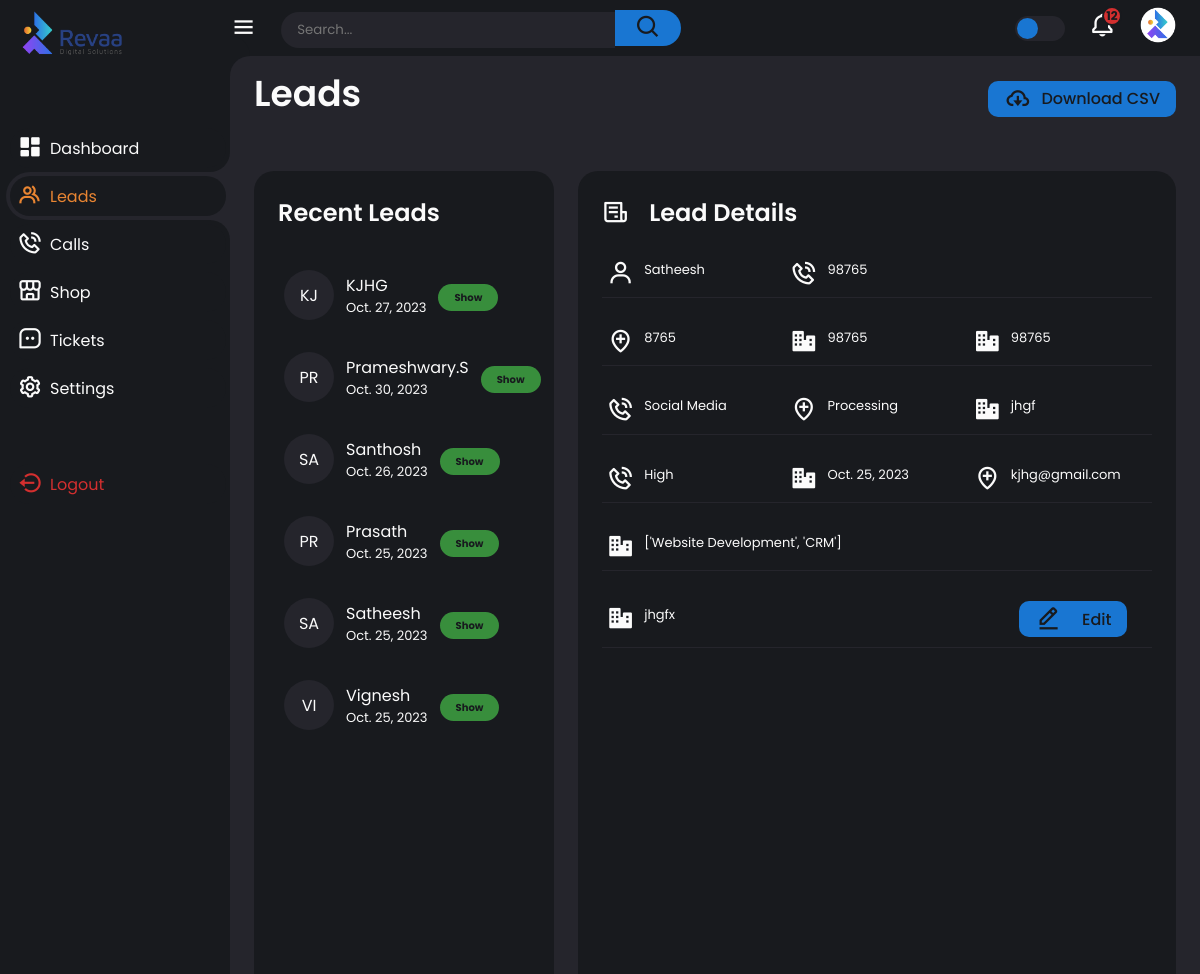
Page /leads/2/ on the committed database.
### REVAA_RDS_APP/models.py (models this page shows, shortened)
class Leads(models.Model):
    Name = models.CharField(max_length=20)
    Mobile_Number = models.IntegerField()
    Business_Name = models.CharField(max_length=50)
    Business_Type = models.CharField(max_length=50)
    Location = models.CharField(max_length=50)
    Budget = models.CharField(max_length=50)
    Follow_up_date = models.DateField()
    Priority = models.CharField(max_length=30)
    Status = models.CharField(max_length=30)
    Email = models.CharField(max_length=50)
    Source = models.CharField(max_length=50)
    Services = models.TextField(max_length=200)
    Remark = models.TextField(max_length=500)
    Created_date = models.DateField()

### REVAA_RDS_APP/views.py (the view)
# urls.py: path('leads/<int:lead_id>/', views.lead_detail, name='lead_detail'),
def lead_detail(request, lead_id):
    Leadss = "active"
    All_leads = Leads.objects.all()[::-1]
    leaddtails = Leads.objects.get(id = lead_id)
    leadheding = "Lead Details"
    hidden = "container-hidden"
    lead = get_object_or_404(Leads, pk=lead_id)
    context = {'lead': lead,'leads':All_leads,'leaddtails':leaddtails,'leadheding':leadheding,'hidden':hidden,'Leads':Leadss}
    return render(request, 'leads.html', context)

### templates/leads.html (shortened to what this page needs)
{% extends 'main.html' %}
{% block content %}
    {% include 'inc/sidebar.html' %}
    <div class="content">
        {% include 'inc/navbar.html' %}
        <main>
            <div class="header">
                <div class="left lead-and-csv">
                    <a href="/leads"><h1>Leads</h1></a>
                    <a href="{% url 'download' %}" class="report" id="report">
                        <i class='bx bx-cloud-download'></i>
                        <span>Download CSV</span>
                    </a>
                </div>
                <div class="bottom-data">
                    <div class="orders leads-container">
                        <div class="header header-leads">
                            <div>
                                <h3>Recent Leads</h3>
                            </div>
                        </div>
                        <table>
                            <tbody>
                                {% for lead in leads %}
                                <tr>
                                    <td>
                                        <p class="leads-first-name">{{ lead.Name|slice:":2"|upper }}</p>
                                        <div class="leads-name">
                                            <p>{{ lead.Name }}</p>
                                            <p class="dateonly">{{ lead.Created_date}}</p>
                                        </div>
                                        <a href="{% url 'lead_detail' lead.id %}"><span class="status Completed details">Show</span></a>
                                    </td>
                                </tr>
                                {% endfor %}
                            </tbody>
                        </table>
                    </div>
                    <div class="orders" id="last-lead-container">
                        <div class="header header-leads">
                            <div style="display: flex; align-items: center; justify-content: space-between;">
                                <i class='bx bx-receipt'></i>
                                <h3 style="margin-left: 20px;">{{leadheding}}</h3>
                            </div>
                        </div>
                        <div class="impormation-container" style="justify-content: flex-start;">
                            <div class="impormation">
                                <i class='bx bx-user' ></i><p>
                                    {{leaddtails.Name}}
                            </div>
                            <div class="impormation">
                                <i class='bx bx-phone-call'></i><p>
                                    {{ leaddtails.Mobile_Number}}
                                </p>
                            </div>
                        </div>
                        <div class="impormation-container">
                            <div class="impormation">
                                <i class='bx bx-location-plus' ></i><p>
                                    {{ leaddtails.Location}}
                                </p>
                            </div>
                            <div class="impormation">
                                <i class='bx bxs-business' ></i><p>
                                    {{ leaddtails.Business_Name}}
                                </p>
                            </div>
                            <div class="impormation">
                                <i class='bx bxs-business' ></i><p>
                                    {{ leaddtails.Business_Type }}
                                </p>
                            </div>
                        </div>
                        <div class="impormation-container">
                            <div class="impormation">
                            <i class='bx bx-phone-call'></i><p>
                                {{  leaddtails.Source }}
                            </p>
                            </div>
                            <div class="impormation">
                                <i class='bx bx-location-plus' ></i><p>
                                    {{ leaddtails.Status }}
                                </p>
                            </div>
                            <div class="impormation">
                                <i class='bx bxs-business' ></i><p>
                                    {{ leaddtails.Budget }}
                                </p>
                            </div>
                        </div>
                        <div class="impormation-container">
                            <div class="impormation">
                                <i class='bx bx-phone-call'></i><p class="services">
                                    {{ leaddtails.Priority }}
                                </p>
                            </div>
                            <div class="impormation">
                                <i class='bx bxs-business' ></i><p>
                                    {{leaddtails.Follow_up_date}}
                                </p>
                            </div>
                            <div class="impormation">
                                <i class='bx bx-location-plus' ></i><p>
                                    {{leaddtails.Email}}
                                </p>
                            </div>
                        </div>
                        <div class="impormation-container">
                            <div class="remark">
                                <i class='bx bxs-business' ></i><p>
                                    {{leaddtails.Services}}
                            </div>
                        </div>
                        <div class="impormation-container">
                            <div class="remark">
                                <i class='bx bxs-business' ></i>
                                <p>
                                    {{leaddtails.Remark}}
                                </p>
                            </div>
                            <div class="impormation">
                                <a href="#" class="report" id="report">
                                    <i class='bx bx-edit-alt'></i>
                                    <span>Edit</span>
                                </a>
                            </div>
                        </div>
                    </div>
                </div>
            </div>
        </main>
    </div>
{% endblock %}

### static/css/style.css (style rules this page uses)
:root { --light: #f6f6f9; --primary: #1976D2; --light-primary: #CFE8FF; --grey: #eee; --dark-grey: #aaa; --dark: #363949; --danger: #D32F2F; --light-danger: #FECDD3; --warning: #FBC02D; --light-warning: #FFF2C6; --success: #388E3C; --light-success: #BBF7D0; --lcon-colour: #E98532; }
* { margin: 0; padding: 0; box-sizing: border-box; font-family: 'Poppins', sans-serif; }
.bx { font-size: 1.7rem; }
a { text-decoration: none; }
html { overflow-x: hidden; }
body.dark { --light: #181a1e; --grey: #25252c; --dark: #fbfbfb }
body { background: var(--grey); overflow-x: hidden; }
.content { position: relative; width: calc(100% - 230px); left: 230px; transition: all 0.3s ease; }
.content main { width: 100%; padding: 10px 24px; max-height: calc(100vh - 56px); }
.content main .header { display: flex; align-items: center; justify-content: space-between; grid-gap: 16px; flex-wrap: wrap; }
.content main .header .left h1 { font-size: 36px; font-weight: 600; margin-bottom: 10px; color: var(--dark); }
.content main .header .report, .impormation a { height: 36px; padding: 0 16px; border-radius: 10px; background: var(--primary); color: var(--light); display: flex; align-items: center; justify-content: center; grid-gap: 10px; font-weight: 500; }
.content main .bottom-data { display: flex; flex-wrap: wrap; grid-gap: 24px; margin-top: 24px; width: 100%; color: var(--dark); }
.content main .bottom-data>div { border-radius: 20px; background: var(--light); padding: 24px; overflow-x: auto; }
.content main .bottom-data .header { display: flex; align-items: center; grid-gap: 16px; margin-bottom: 24px; }
.content main .bottom-data .header h3 { margin-right: auto; font-size: 24px; font-weight: 600; }
.content main .bottom-data .header .bx { cursor: pointer; }
.content main .bottom-data .orders { flex-grow: 1; }
.content main .bottom-data .orders table { width: 100%; border-collapse: collapse; }
.content main .bottom-data .orders table td { padding: 16px 0; }
.content main .bottom-data .orders table tr td:first-child { display: flex; align-items: center; grid-gap: 12px; padding-left: 6px; }
.content main .bottom-data .orders table tbody tr { cursor: pointer; transition: all 0.3s ease; }
.content main .bottom-data .orders table tr td .status { font-size: 10px; padding: 6px 16px; color: var(--light); border-radius: 20px; font-weight: 700; }
.content main .bottom-data .orders table tr td .status.Completed { background: var(--success); }
.lead-and-csv { width: 100%; display: flex; align-items: center; justify-content: space-between; }
.leads-container { height: 85vh; flex-basis: 300px !important; flex-grow:0 !important; }
.leads-first-name { background-color: var(--grey); padding: 25px; width: 40px; height: 40px; border-radius: 50px; display: flex; align-items: center; justify-content: center; }
.dateonly { font-size: small; }
.impormation,.remark { display: flex; width: 33.3333%; padding-left: 5px; overflow-x: hidden; }
.remark { width: 100%; }
.impormation p,.remark p { font-size: small; }
.impormation i,.remark i { margin-right: 10px; }
.impormation-container { display: flex; align-items: center; justify-content: space-between; margin-top: 30px !important; border-bottom: 1px solid var(--grey); padding:0 0 10px 0; }
.impormation a { background-color: var(--primary); }

### rows in the picture
Leads: Name "KJ", Name "KJHG", Created_date "Oct. 27, 2023"
Leads: Name "PR", Name "Prameshwary.S", Created_date "Oct. 30, 2023"
Leads: Name "SA", Name "Santhosh", Created_date "Oct. 26, 2023"
Leads: Name "PR", Name "Prasath", Created_date "Oct. 25, 2023"
Leads: Name "SA", Name "Satheesh", Created_date "Oct. 25, 2023", Mobile_Number "98765", Location "8765", Business_Name "98765", Business_Type "98765", Source "Social Media", Status "Processing", Budget "jhgf", Priority "High", Follow_up_date "Oct. 25, 2023", Email "kjhg@gmail.com", Services "['Website Development', 'CRM']", Remark "jhgfx"
Leads: Name "VI", Name "Vignesh", Created_date "Oct. 25, 2023"

### other values in the picture
{{ leadheding }} "Lead Details"
